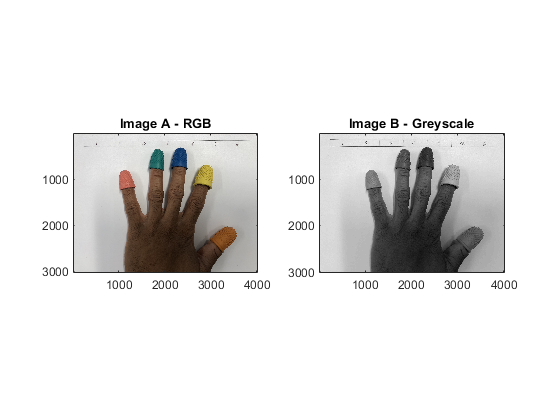
%> input picture images/A1.bmp, 560 x 420 px
$ octave A6_edge_detection.m   (GNU Octave 9; MATLAB toolbox functions it lacks are replaced by stand-ins)
%> lines starting %> are read from the running program, lines starting %| are printed output that depends on the picture; in (x1, y1, x2, y2) boxes, pixels count from 0 and x2, y2 are one past the last pixel; in counts of white or black regions, pixels touching at a corner belong together; the program's own positions count from 1
clear all;
close all;
clc;

%A6
hand = uigetfile();
%> the answer given: images/A1.bmp
hand = imread(hand);
%> hand is the input picture: size 420x560x3 uint8; mean R, G, B 230.8, 230.1, 229.3

%RGB colourspace
red = hand(:, :, 1);
green = hand(:, :, 2);
blue = hand(:, :, 3);
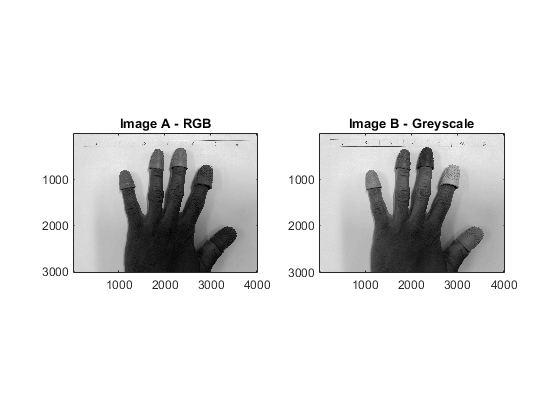
%> blue: size 420x560 uint8; min 0, max 255, mean 229.3

%mask
skinBinary = red > 35 & red < 120 & green > 20 & green < 90 & blue < 70;
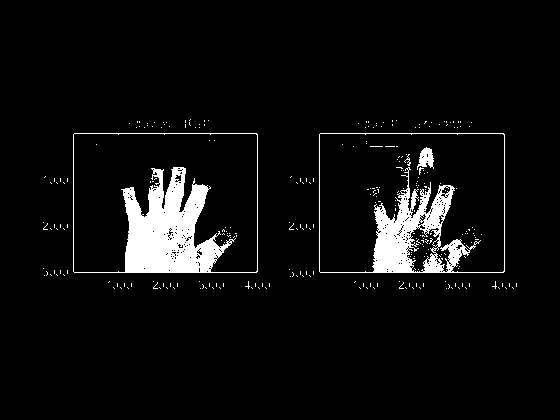
%> skinBinary: size 420x560 logical; 5.6% white; 284 white regions (280 under 20 px), largest, box (x1, y1, x2, y2) and area: (73, 133, 258, 273) 7274, (319, 133, 505, 273) 4918, (417, 147, 434, 170) 232, (404, 154, 411, 166) 26

skinIsolated = hand;
skinIsolated(repmat(~skinBinary,[1 1 3])) = 0;

%HSV colourspace
hsvHand = rgb2hsv(hand);
%> hsvHand: size 420x560x3 double; mean H, S, V 0.0134, 0.0211, 0.906

%mask
thresholds = (hsvHand(:,:,1) >= 0.039 ) & (hsvHand(:,:,1) <= 0.080) & ...
    (hsvHand(:,:,2) >= 0.410 ) & (hsvHand(:,:,2) <= 0.631) & ...
    (hsvHand(:,:,3) <= 0.497);
%> thresholds: size 420x560 logical; 2.4% white; 14 white regions (13 under 20 px), largest, box (x1, y1, x2, y2) and area: (123, 167, 224, 272) 5649
hsvSkinBinary = thresholds;

hsvSkinIsolated = hand;
hsvSkinIsolated(repmat(~hsvSkinBinary,[1 1 3])) = 0;

% ycbcr colourspace
ycbcrHand = rgb2ycbcr(hand);
%> ycbcrHand: size 420x560x3 uint8; mean of channels 1, 2, 3 213.7, 127.6, 128.4

ycbcrThresholds = (ycbcrHand(:,:,1) >= 29 ) & (ycbcrHand(:,:,1) <= 87) & ...
    (ycbcrHand(:,:,2) >= 116 ) & (ycbcrHand(:,:,2) <= 123) & ...
    (ycbcrHand(:,:,3) >= 136 ) & (ycbcrHand(:,:,3) <= 142);
%> ycbcrThresholds: size 420x560 logical; 2.2% white; 14 white regions (11 under 20 px), largest, box (x1, y1, x2, y2) and area: (125, 169, 208, 272) 4617, (197, 240, 223, 272) 397, (169, 167, 177, 188) 44
ycbcrSkinBinary = ycbcrThresholds;

maskedImage = hand;
maskedImage(repmat(~ycbcrSkinBinary,[1 1 3])) = 0;

% RGB IMAGE EDGE DETECTION
handEdge = edge(skinBinary, 'canny');
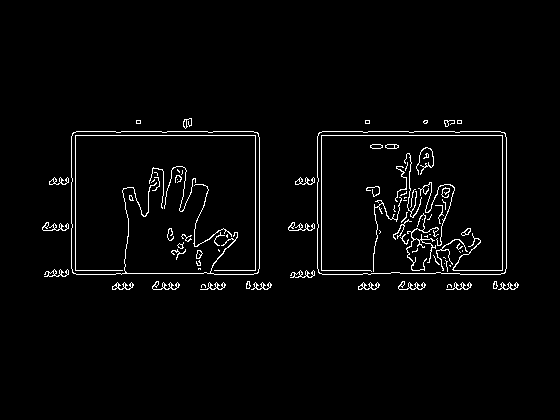
%> handEdge: size 420x560 logical; 2.6% white in thin lines or dots, all inside (x1, y1, x2, y2) = (42, 118, 519, 290)
handPrewittEdge = edge(skinBinary, 'prewitt');
%> handPrewittEdge: size 420x560 logical; 3.7% white in thin lines or dots, all inside (x1, y1, x2, y2) = (42, 118, 518, 290)
handSobelEdge = edge(skinBinary, 'sobel');
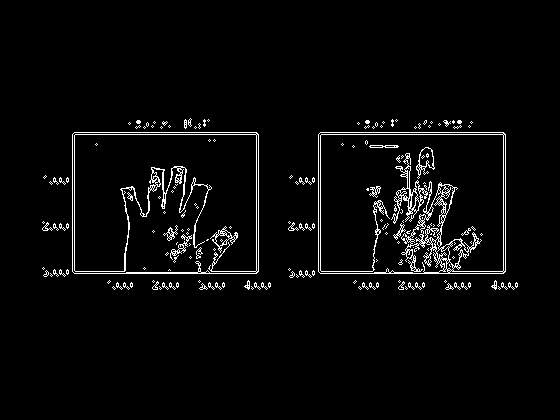
%> handSobelEdge: size 420x560 logical; 3.3% white in thin lines or dots, all inside (x1, y1, x2, y2) = (42, 118, 518, 290)
handRobertEdge = edge(skinBinary, 'roberts');
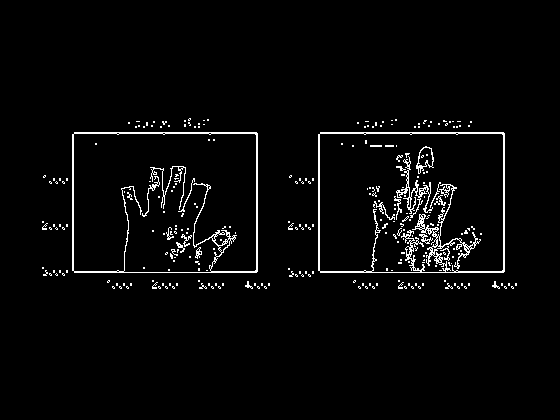
%> handRobertEdge: size 420x560 logical; 3% white in thin lines or dots, all inside (x1, y1, x2, y2) = (42, 118, 517, 289)

% HSV IMAGE EDGE DETECTION
hsvHandEdge = edge(hsvSkinBinary, 'canny');
%> hsvHandEdge: size 420x560 logical; 0.5% white in thin lines or dots, all inside (x1, y1, x2, y2) = (123, 166, 224, 273)
hsvHandPrewittEdge = edge(hsvSkinBinary, 'prewitt');
%> hsvHandPrewittEdge: size 420x560 logical; 1.1% white in thin lines or dots, all inside (x1, y1, x2, y2) = (122, 166, 238, 273)
hsvHandSobelEdge = edge(hsvSkinBinary, 'sobel');
hsvHandRobertEdge = edge(hsvSkinBinary, 'roberts');
%> hsvHandRobertEdge: size 420x560 logical; 0.94% white in thin lines or dots, all inside (x1, y1, x2, y2) = (122, 166, 237, 272)

% YCbCr IMAGE EDGE DETECTION
ycbcrHandEdge = edge(ycbcrSkinBinary, 'canny');
%> ycbcrHandEdge: size 420x560 logical; 0.36% white in thin lines or dots, all inside (x1, y1, x2, y2) = (124, 166, 222, 273)
ycbcrHandPrewittEdge = edge(ycbcrSkinBinary, 'prewitt');
ycbcrHandSobelEdge = edge(ycbcrSkinBinary, 'sobel');
ycbcrHandRobertEdge = edge(ycbcrSkinBinary, 'roberts');
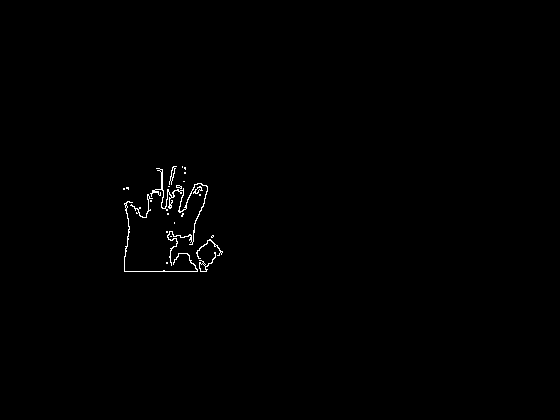
%> ycbcrHandRobertEdge: size 420x560 logical; 0.46% white in thin lines or dots, all inside (x1, y1, x2, y2) = (123, 166, 223, 272)

figure('NumberTitle', 'off', 'Name', 'Edge Detection using RGB Image');
subplot(2,2,1);
imshow(hsvHandPrewittEdge);colormap gray;axis image;title('Prewitt');
subplot(2,2,2);
imshow(hsvHandRobertEdge);colormap gray;axis image;title('Roberts');
subplot(2,2,3);
imshow(hsvHandSobelEdge);colormap gray;axis image;title('Sobel');
subplot(2,2,4);
imshow(hsvHandEdge);colormap gray;axis image;title('Canny');

figure('NumberTitle', 'off', 'Name', 'Edge Detection using HSV Image');
subplot(2,2,1);
imshow(handPrewittEdge);colormap gray;axis image;title('Prewitt');
subplot(2,2,2);
imshow(handRobertEdge);colormap gray;axis image;title('Roberts');
subplot(2,2,3);
imshow(handSobelEdge);colormap gray;axis image;title('Sobel');
subplot(2,2,4);
imshow(handEdge);colormap gray;axis image;title('Canny');

figure('NumberTitle', 'off', 'Name', 'Edge Detection using YCbCr Image');
subplot(2,2,1);
imshow(ycbcrHandPrewittEdge);colormap gray;axis image;title('Prewitt');
subplot(2,2,2);
imshow(ycbcrHandRobertEdge);colormap gray;axis image;title('Roberts');
subplot(2,2,3);
imshow(ycbcrHandSobelEdge);colormap gray;axis image;title('Sobel');
subplot(2,2,4);
imshow(ycbcrHandEdge);colormap gray;axis image;title('Canny');

line = strel('line',11,90); %red outine

prewittEdge = imdilate((reshape(uint8([255 0 0]),[1,1,3]) .* uint8(ycbcrHandPrewittEdge)),line);
%> prewittEdge: size 420x560x3 uint8; mean of channels 1, 2, 3 5.2, 0, 0
robertsEdge = imdilate((reshape(uint8([255 0 0]),[1,1,3]) .* uint8(ycbcrHandRobertEdge)),line);
%> robertsEdge: size 420x560x3 uint8; mean of channels 1, 2, 3 4.9, 0, 0
sobelEdge = imdilate((reshape(uint8([255 0 0]),[1,1,3]) .* uint8(ycbcrHandSobelEdge)),line);
%> sobelEdge: size 420x560x3 uint8; mean of channels 1, 2, 3 5.1, 0, 0
cannyEdge = imdilate((reshape(uint8([255 0 0]),[1,1,3]) .* uint8(ycbcrHandEdge)),line);
%> cannyEdge: size 420x560x3 uint8; mean of channels 1, 2, 3 4.5, 0, 0

figure;
subplot(2,2,1);
imshow(hand+prewittEdge);colormap gray;axis image;title('Prewitt');
subplot(2,2,2);
imshow(hand+robertsEdge);colormap gray;axis image;title('Roberts');
subplot(2,2,3);
imshow(hand+sobelEdge);colormap gray;axis image;title('Sobel');
subplot(2,2,4);
imshow(hand+cannyEdge);colormap gray;axis image;title('Canny');
%> after `imshow(hand+cannyEdge)`:
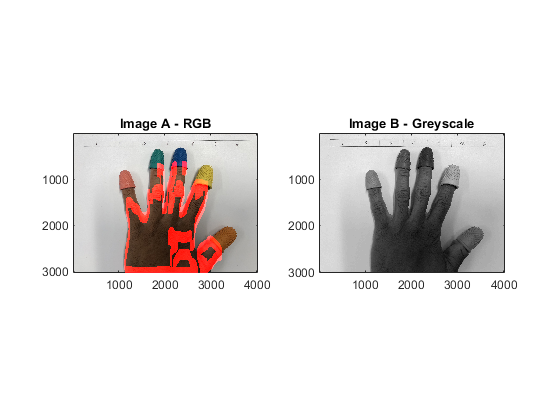
%> displayed picture: size 420x560x3, on the screen's scale of 0 to 255; mean R, G, B 233.7, 230.1, 229.3

$ run again, on images/A4.bmp
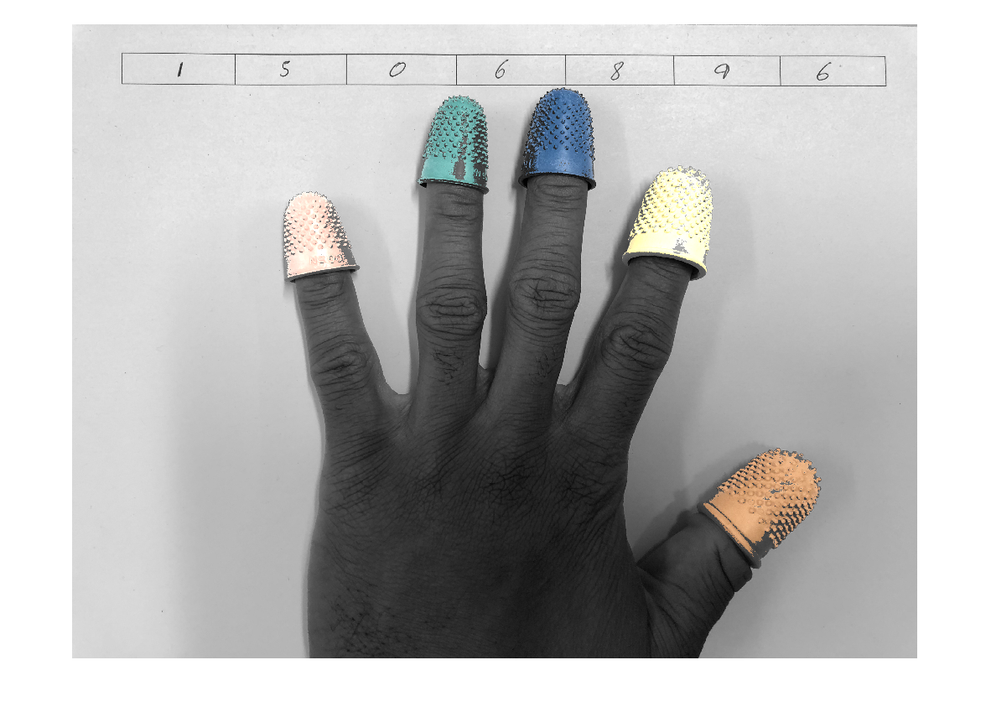
%> input picture images/A4.bmp, 991 x 712 px, shrunk from 1182 x 849 before the run
%> hand is the input picture: size 712x991x3 uint8; mean R, G, B 181.4, 181.3, 180.8
%> `skinBinary = red > 35 & red < 120 & green > 20 & green < 90 & blue < 70;`:
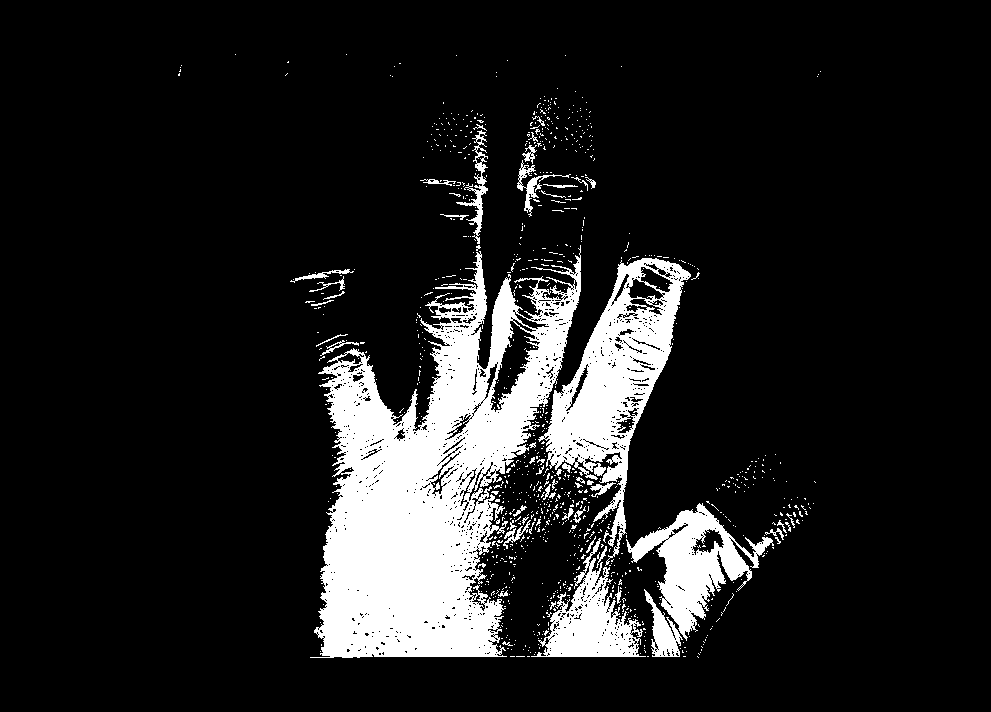
%> skinBinary: size 712x991 logical; 12.6% white; 1008 white regions (953 under 20 px), largest, box (x1, y1, x2, y2) and area: (310, 245, 581, 658) 54083, (538, 258, 691, 566) 15107, (626, 503, 774, 641) 7043
%> hsvHand: size 712x991x3 double; mean H, S, V 0.0116, 0.0113, 0.715
%> thresholds: size 712x991 logical; 0% white in thin lines or dots, all inside (x1, y1, x2, y2) = (525, 162, 569, 175)
%> ycbcrHand: size 712x991x3 uint8; mean of channels 1, 2, 3 171.7, 127.8, 128.1
%> ycbcrThresholds: size 712x991 logical; 0% white in thin lines or dots, all inside (x1, y1, x2, y2) = (729, 469, 781, 521)
%> handEdge: size 712x991 logical; 3% white in thin lines or dots, all inside (x1, y1, x2, y2) = (177, 60, 809, 660)
%> handPrewittEdge: size 712x991 logical; 3.9% white in thin lines or dots, all inside (x1, y1, x2, y2) = (178, 53, 822, 659)
%> `handRobertEdge = edge(skinBinary, 'roberts');`:
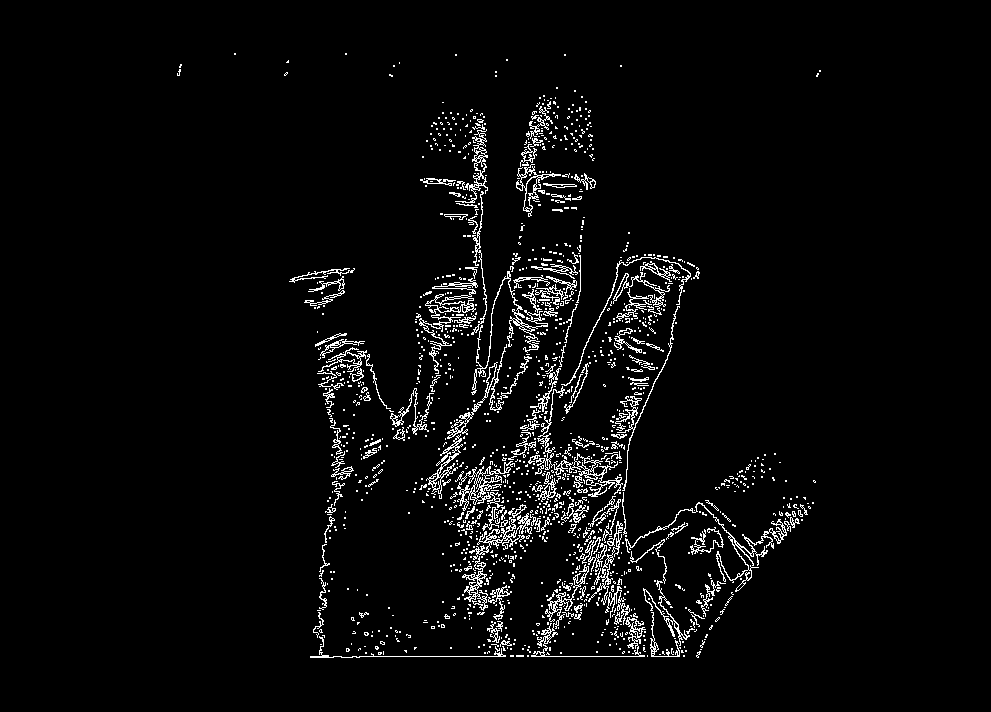
%> handRobertEdge: size 712x991 logical; 3.8% white in thin lines or dots, all inside (x1, y1, x2, y2) = (177, 53, 821, 658)
%> hsvHandEdge: size 712x991 logical; 0% white in thin lines or dots, all inside (x1, y1, x2, y2) = (523, 160, 571, 177)
%> hsvHandPrewittEdge: size 712x991 logical; 0% white in thin lines or dots, all inside (x1, y1, x2, y2) = (524, 161, 570, 176)
%> hsvHandRobertEdge: size 712x991 logical; 0% white in thin lines or dots, all inside (x1, y1, x2, y2) = (524, 161, 569, 175)
%> ycbcrHandEdge: size 712x991 logical; 0% white in thin lines or dots, all inside (x1, y1, x2, y2) = (727, 467, 783, 523)
%> ycbcrHandPrewittEdge: size 712x991 logical; 0% white in thin lines or dots, all inside (x1, y1, x2, y2) = (728, 468, 782, 522)
%> ycbcrHandRobertEdge: size 712x991 logical; 0% white in thin lines or dots, all inside (x1, y1, x2, y2) = (728, 468, 781, 521)
%> prewittEdge: size 712x991x3 uint8; mean of channels 1, 2, 3 0, 0, 0
%> robertsEdge: size 712x991x3 uint8; mean of channels 1, 2, 3 0, 0, 0
%> sobelEdge: size 712x991x3 uint8; mean of channels 1, 2, 3 0, 0, 0
%> cannyEdge: size 712x991x3 uint8; mean of channels 1, 2, 3 0.1, 0, 0
